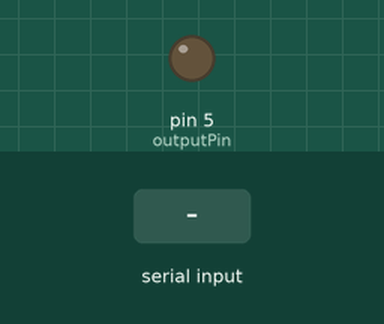
Recording of a sketch running on a simulated Arduino Uno, built with avr-gcc and run on an emulated ATmega328P. Shown: output pins drawn as LEDs (lit = HIGH). Inputs (shaded band) come from the test bench. What the sketch prints to the serial monitor is not drawn.

Above: at 1.2 s.
1.3 s: "90,45\n" received over Serial
At 2.1 s:
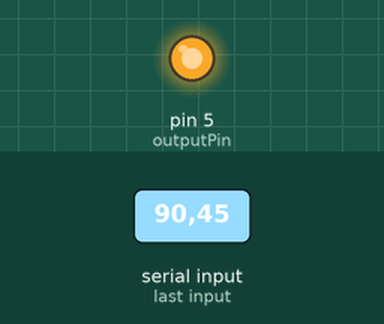
3.8 s: "30,150\n" received over Serial
At 5.1 s:
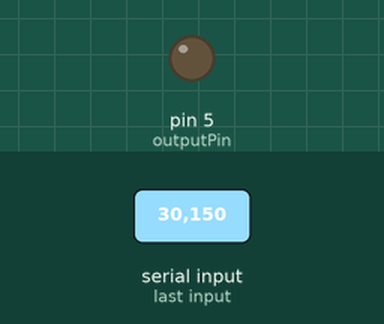
Timing chart, 0 to 6.8 s (numbered marks = the images above; inputs shaded):
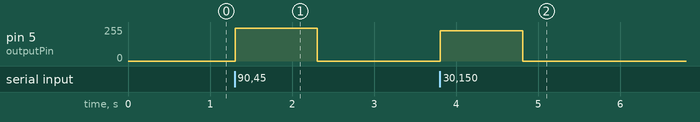

The sketch:

04_saida_analogica.ino
```cpp
/* Saída analogica */

const int outputPin = 5;

void setup() {
  pinMode(outputPin, OUTPUT);
  Serial.begin(9600);
  Serial.println("Enter Volts 0 - 5"); // de 0 a 5
}

void loop() {
  if (Serial.available() > 0) {
    float volts = Serial.parseFloat();
    int pwmValue = volts * 255.0 / 5.0;
    analogWrite(outputPin, pwmValue);
  }
}
```

Measured:
- after the input at 1.3 s, pin 5 (outputPin): 0/255 → 247/255 at once, → 0/255 1.0 s later
- after the input at 3.8 s, pin 5 (outputPin): 0/255 → 226/255 at once, → 0/255 1.0 s later
